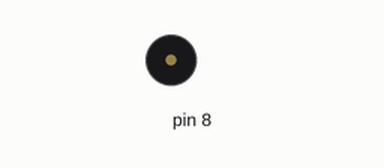
Simulated run of this sketch. Board: Arduino Uno, built with avr-gcc and run on an emulated ATmega328P. On the bench: buzzer (waves = sounding).

Above: at 0.5 s.
At 2.52 s:
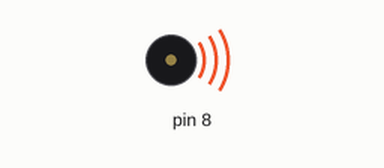
Timing chart, 0 to 3.0 s (numbered marks = the images above):
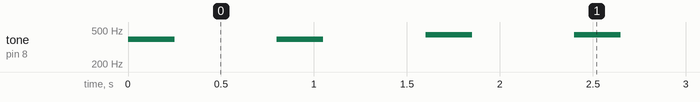

Measured:
- by itself, tone on pin 8: plays 392 Hz for 0.25 s, 392 Hz for 0.25 s, 440 Hz for 0.25 s, 440 Hz for 0.25 s, 392 Hz for 0.25 s, 392 Hz for 0.25 s … (163 notes in this stretch)

The sketch:

Arduino_Maker_06-1.ino
```cpp
int melody[] = {392, 392, 440, 440, 392, 392, 330, 392, 392, 330, 330, 294, 392, 392, 440, 440, 392, 392, 330, 392, 330, 294, 330, 262};
void setup() {
  // put your setup code here, to run once:

}

void loop() {
  // put your main code here, to run repeatedly:
  for (int i = 0; i < 24; i++)
  {
    tone(8, melody[i], 250);
    delay(400);
    noTone(8);
    delay(400);
  }
}
```
